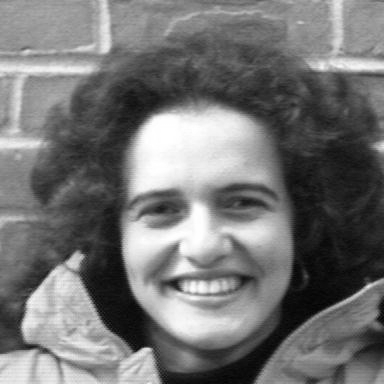
#> input picture png_files/1/FILE14.png, 384 x 384 px
$ jupyter execute '第一部分：直方图均衡.ipynb'
#> lines starting #> are read from the running program, lines starting #| are printed output that depends on the picture
### HistogramEqualization.py
import cv2
import numpy as np
from matplotlib import pyplot as plt
# 直方图均衡函数
def Equalization_Histogram (img):
    return cv2.equalizeHist(img)


# 测试上边的函数
# [12 lines that do not run on import are left out]

### 第一部分：直方图均衡.ipynb
# 实验一：图像处理

## 第一部分：直方图均衡

### 实验内容：编写并验证直方图均衡算法的代码

### 实验步骤：
#### 第一步：打开`HistogramEqualization.py`，编写`Equalization_Histogram()`函数并测试函数能否顺利运行
#### 第二步：测试通过后，可以将你的`Equalization_Histogram()`函数的运行结果与`cv2.equalizeHist()`函数的运行结果做比较，如果差别极小，则说明你的函数是正确的
#### 第三步：下方代码调用了你刚刚编写的`Equalization_Histogram()`函数，修改下方代码，获得任意三张来自`./png_files/1`文件夹中的人脸图片的直方图均衡效果、以及均衡前后的直方图，并将相应的图片填入实验报告中去
#### 注意：
1. 生成直方图前，请修改`plt.title('fill in your student number')`，使得直方图的标题为你小组两名成员的学号
2. `Equalization_Histogram()`函数不可套用`cv2.equalizeHist()`函数，如果套用，会损失相应实验分数
3. 可以上网搜索代码，但是不可以抄袭他组代码
4. 需要上交的文件：实验报告+`HistogramEqualization.py`；该notebook不用上交
5. 评分细则详见评分标准文档

[cell 1]
import numpy as np
import cv2
import os
import matplotlib.pyplot as plt

from HistogramEqualization import Equalization_Histogram

# 直方图计算函数
def GetHist(img):
    img = img.flatten()
    img = img.tolist()
    hist = []
    for i in range(0,256):
        hist.append(img.count(i))
    return hist

image_path = './png_files/1/FILE14.png'   # 待读图片的相对路径
cv2.namedWindow("Original Image", 0)   # 使用cv2打开一个用于显示图片的窗口（仅仅打开，还未显示），窗口的名字叫"Original Image"，0代表没有固定size
cv2.namedWindow("Hist-Equalized Image", 0)

image = cv2.imread(image_path, 0)   # 将图片读入内存，参数0代表读入图片并将图片转换为单通道图片
#> image is the input picture: shape (384, 384); min 1, max 255, mean 116
image_hist = GetHist(image)   # 使用自己写的函数来计算一下图片的直方图
#> in GetHist, `img = img.tolist()`: img = 147456 items
#> after the loop in GetHist, `for i in range(0,256):`: hist = 256 values, max 1059 at index 153, min 0 at index 0, mean 576
#> image_hist has the same summary as hist in GetHist

# 直方图均衡
equ = Equalization_Histogram(image)
#> in Equalization_Histogram, `return cv2.equalizeHist(img)`:
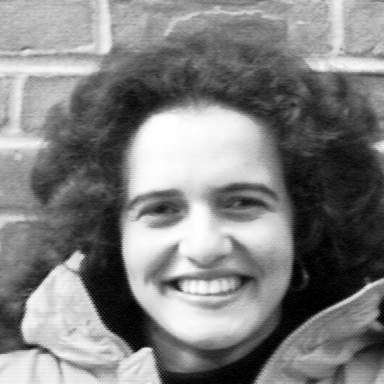
#> returned value: shape (384, 384); min 0, max 255, mean 128.1
equ_hist = GetHist(equ)
#> equ_hist = 256 values, max 1059 at index 182, min 0 at index 9, mean 576

plt.figure(figsize=(10, 3))
plt.subplot(121)
plt.bar(x=range(0, 256), height=image_hist, width=0.5)
plt.title('fill in your student number')   # 更改这一行，使得稍后在显示你的直方图时，图片的标题会变成你的学号

plt.subplot(122)
plt.bar(x=range(0, 256), height=equ_hist, width=0.5)
plt.title('fill in your student number')   # 更改这一行，使得稍后在显示你的直方图时，图片的标题会变成你组员的学号
plt.show()
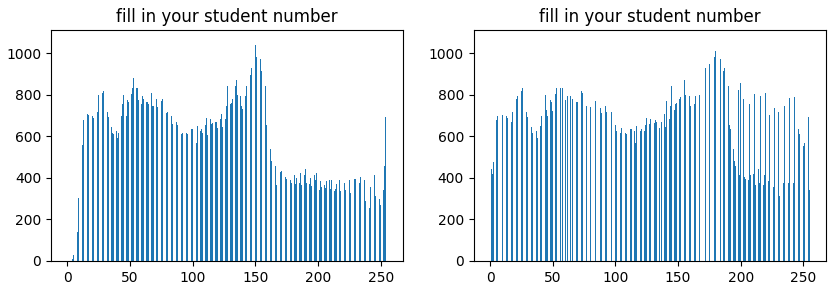
#> figure drawn by matplotlib, 2 panels; panel 1: tallest bar 1059 high, from x = 152.8 to 153.2; panel 2: tallest bar 1059 high, from x = 181.8 to 182.2

cv2.imshow("Original Image", image)
cv2.imshow("Hist-Equalized Image", equ)   # 分别显示图片到相应的窗口中去

cv2.waitKey(0)

cv2.destroyAllWindows()

### `Equalization_Histogram()`编程提示

#### 1. 已知直方图均衡的公式如下（其中，$D_B$为转换后的灰度，$D_A$为原图像灰度，$D_m$为灰度级，$A_0$为图像像素总数，$H_A(D_A)$为$D_A$灰度所对应的像素点个数）

#### 2. 假设原图像尺寸为32×32，$D_m = 256$，$H_A(0) = 100$，$H_A(1) = 150$那么：

①. 当$D_A = 0$时，$D_B = 256 * \frac{H_A(0)}{图像宽*图像高} = 256 * \frac{100}{1024} = 25 $

②. 当$D_A = 1$时，$D_B = 256 * (\frac{H_A(0)}{图像宽*图像高} + \frac{H_A(1)}{图像宽*图像高}) = 256 * (\frac{100}{1024} + \frac{150}{1024}) = 62.5 $

③. ......

也就是说，原始图像中所有灰度值为0的像素点，经过直方图均衡后，灰度值会变为25；原始图像中所有灰度值为1的像素点，经过直方图均衡后，灰度值会变为62（向下取整）

#### 3. 不知道怎么获得一张图像的宽和高？

[cell 2]
import cv2

image_path = './png_files/1/FILE10.png'
image = cv2.imread(image_path, 0)
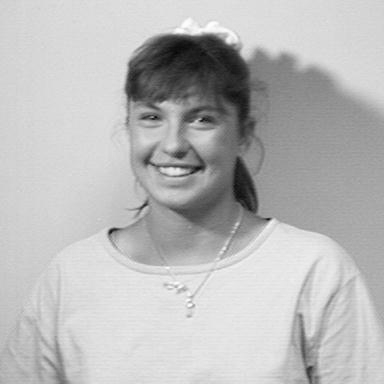
#> input picture png_files/1/FILE10.png, 384 x 384 px
#> image is the input picture: shape (384, 384); min 5, max 253, mean 185.8

print(image.shape[0:2])
#| (384, 384)

#### 4. 不知道怎么创建一幅和原图像尺寸一模一样的空图像？

[cell 3]
import cv2
import numpy as np

image_path = './png_files/1/FILE10.png'
image = cv2.imread(image_path, 0)

new_img = np.zeros(shape=(image.shape[0], image.shape[1]), dtype=np.uint8)
print(new_img.shape)
#| (384, 384)
